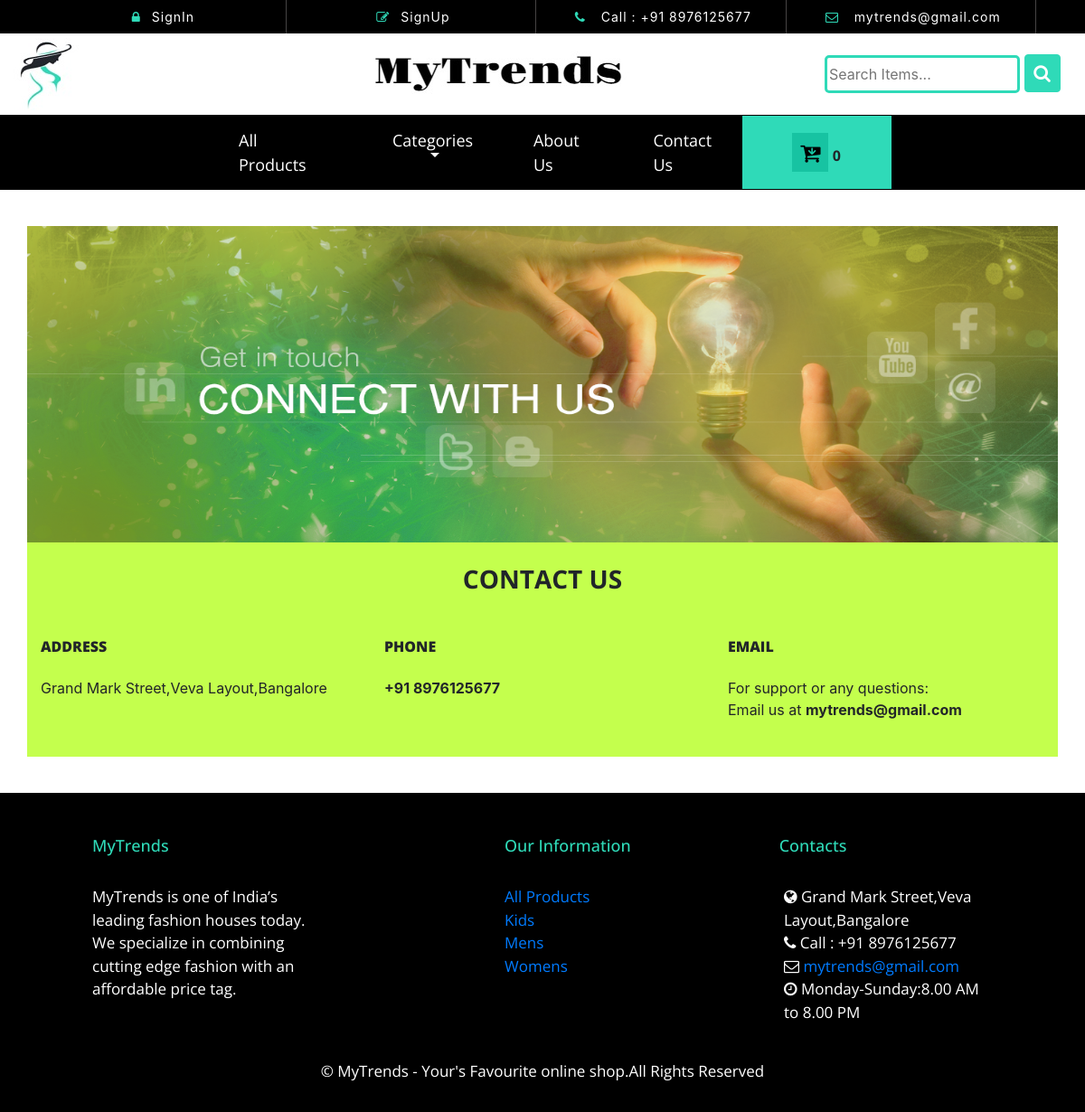
Page /contact/ on the committed database.
### shopapp/models.py (models this page shows, shortened)
class Category(models.Model):
     name = models.CharField(max_length=250,unique=True)
     slug = models.SlugField(max_length=250,unique=True)
     desc = models.TextField(blank=True)
     image = models.ImageField(upload_to='category',blank=True)
     class Meta:
         ordering=('name',)
         verbose_name='category'
         verbose_name_plural= 'categories'
     def get_url(self):
         return reverse("shopapp:products_by_category",args=[self.slug])

### contact/views.py (the view)
# urls.py: path('',views.contact,name='contact'),
def contact(request):
    return render(request, 'contact.html')

### cart/context_processors.py (called while the page is built)
def counter(request):
    item_count=0
    if 'admin' in request.path:
        return {}
    else:
        try:
            cart=Cart.objects.filter(cart_id=_cart_id(request))
            cart_items=CartItem.objects.all().filter(cart=cart[:1])
            for cart_item in cart_items:
                item_count += cart_item.quantity
        except Cart.DoesnotExist:
            item_count=0
        return dict(item_count=item_count)

### cart/views.py (called while the page is built)
def _cart_id(request):
    cart = request.session.session_key
    if not cart:
        cart = request.session.create()
    return cart

### shopapp/context_processors.py (called while the page is built)
def menu_links(request):
    links=Category.objects.all()
    return dict(links=links)

### templates/contact.html
{% extends 'base.html' %}
{% load static %}
{% block content %}
<div class="container con-container">
    <div class="row">
        <img src="{% static 'images/contact.jpg' %}"  alt="contact" class="con-img">
    </div><br>
    <div class="row">
        <div class="col-12 col-sm-12 col-md-12 col-lg-12 text-center">
            <h3><b>CONTACT US</b></h3><br><br>
        </div>
        <div class="col-4">
             <h6><b>ADDRESS</b></h6><br>
             <p>Grand Mark Street,Veva Layout,Bangalore</p>
        </div>
        <div class="col-4">
             <h6><b>PHONE</b></h6><br>
             <p><b>+91 8976125677</b></p>
        </div>
        <div class="col-4">
             <h6><b>EMAIL</b></h6><br>
             <p>For support or any questions:<br>Email us at <b>mytrends@gmail.com</b><br></p><br>
        </div>
    </div>
</div>
{% endblock %}

### templates/footer.html (shortened to what this page needs)
<footer class="page-footer foot">
    <div class="container text-center text-md-left pt-4 pt-md-5">
        <div class="row mt-1 mt-md-0 mb-4 mb-md-0">
            <div class="col-md-3 mt-3 mt-md-0 mb-0 mb-md-4 foot-col foottxt1 navf">
                <h5>MyTrends</h5>
                <td>
                    <p class="foot-desc mb-0 foottxt2 navf">
                        MyTrends is one of India’s leading fashion houses today.
                        We specialize in combining cutting
                        edge fashion with an affordable price tag.
                    </p>
                </td>
          </div>
          <div class="col-md-3 mt-3 mt-md-0 mb-0 mb-md-4  foottxt1 navf">
            <h5>Our Information</h5>
            <ul class="list-unstyled navf">
                <a href="{% url 'shopapp:allProductsCat' %}">All Products</a><br>
                {% for cat in links %}
                    <a href="{{cat.get_url}}">{{cat.name}}</a><br>
                {% endfor %}
            </ul>
          </div>
          <div class="col-md-3 mt-3 mt-md-0 mb-0 mb-md-4  foottxt1 navf" >
              <h5>&nbsp;&nbsp;&nbsp;&nbsp;Contacts</h5>
              <ul class="fa-ul foot-desc ml-4 foottxt2 navf">
                  <li><i class="fa fa-globe" aria-hidden="true"></i> Grand Mark Street,Veva Layout,Bangalore</li>
                  <li><i class="fa fa-phone" aria-hidden="true"></i> Call :   +91 8976125677</li>
                  <li><i class="fa fa-envelope-o" aria-hidden="true"></i> <a href="mailto:mytrends@gmail.com"> mytrends@gmail.com</a></li>
                  <li><i class="fa fa-clock-o"></i></span> Monday-Sunday:8.00 AM to 8.00 PM</li>
              </ul>
          </div>
        </div>
    </div>
    <div class="footer-copyright text-center py-3 foottxt2 navf">
        <p>&copy; MyTrends - Your's Favourite online shop.All Rights Reserved</p>
    </div>
</footer>

### static/css/custom.css (style rules this page uses)
h1,h2,h3,h6, .navf { margin:0; font-family: 'Open Sans', "Times New Roman"; }
h5 { font-size:18px; }
ul { margin:0; padding:0; }
h6 { font-weight: bold; }
.foot { background-color: #000; font-size:17px; }
.foottxt1 { color: #2fdab8; }
.foottxt2 { color: #fff; }
.foot-col { margin-right:15%; margin-left:5%; }
.con-container { background-color:#c4ff4d; margin-top:40px; margin-bottom:40px; }
.con-img { width:1500px; height:350px;" }

### rows in the picture
Category: name "Kids"
Category: name "Mens"
Category: name "Womens"

### other values in the picture
{{ item_count }} "0"
